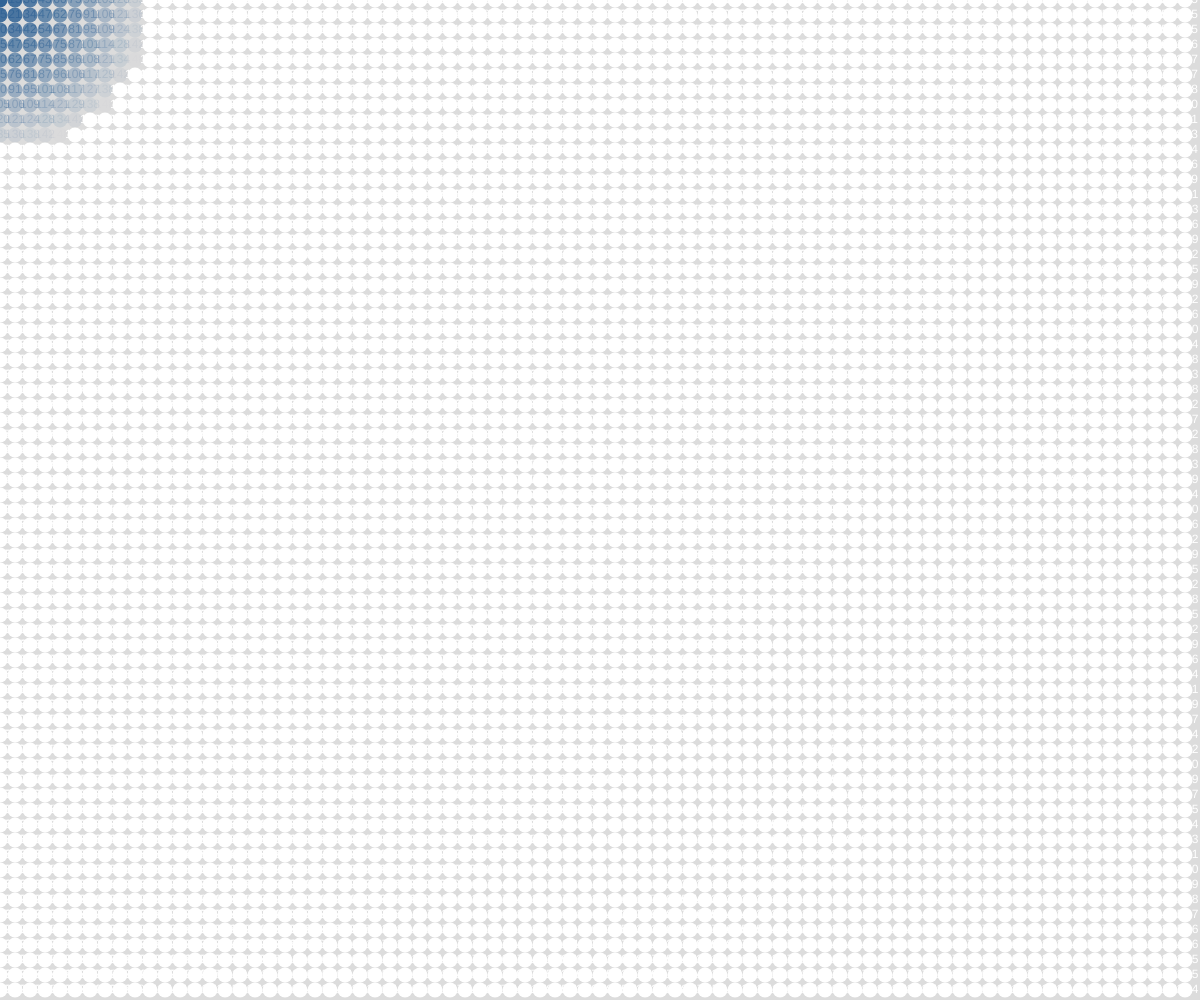
Frame 1 (no input)
Frame 60 (no input): identical to frame 1, image omitted
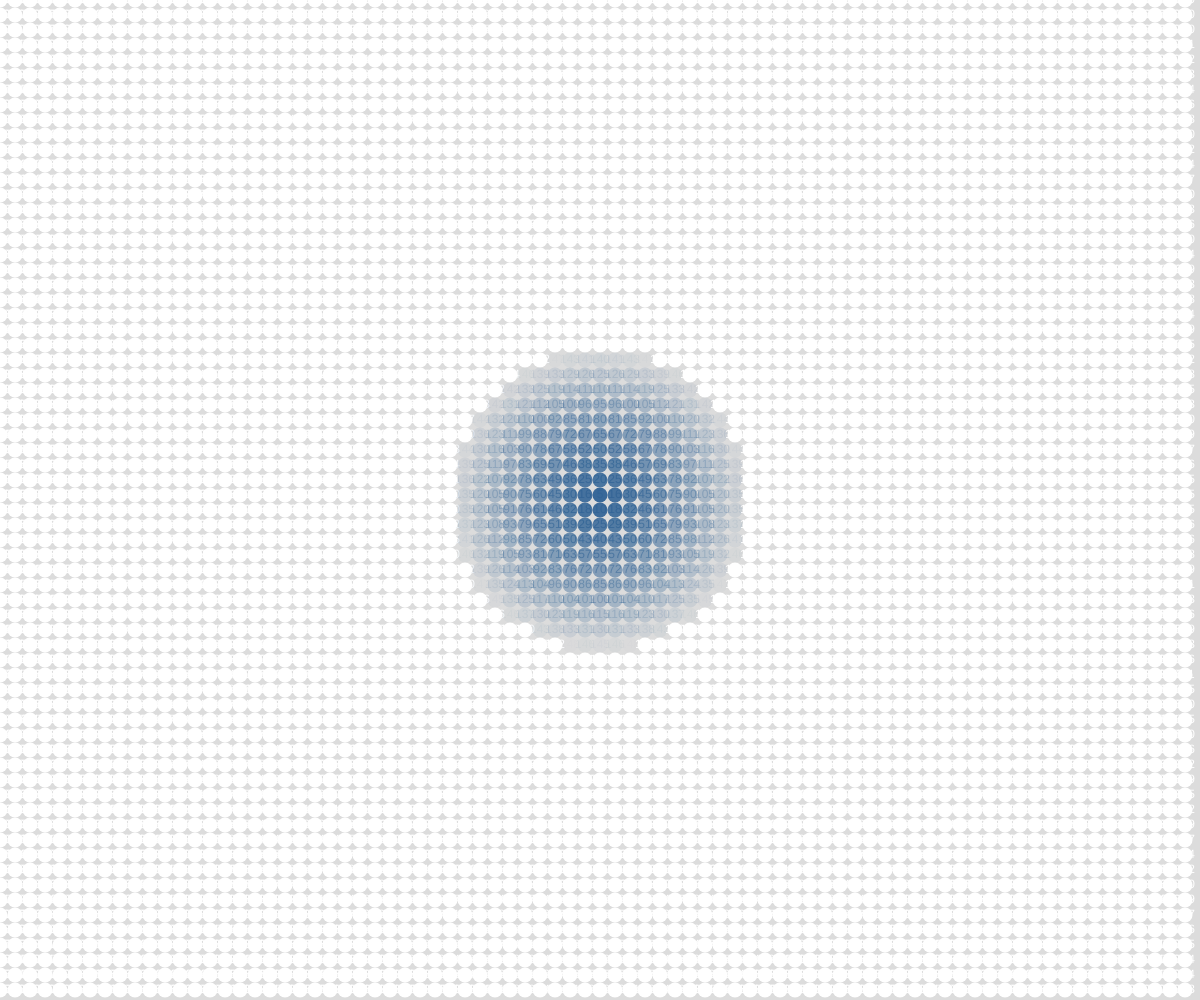
Frame 120 (the mouse pressed at the canvas centre since frame 60)

The p5.js sketch that drew these frames (run headless with seeded random() and noise() and a simulated clock; from frame 60 on, the mouse is pressed at the canvas centre):

// p5.js sketch
// ── sketch.js
// Drawing with Nested Loops
// Mr. Scott
// March 7, 2025

let gridSpacing = 15;

function setup() {
  createCanvas(windowWidth, windowHeight);
  loopReview();
}

function draw() {
  background(220);
  renderGrid();
}

function roundedDist(x1, y1, x2, y2){
  // take two coordinate points and return
  // the distance between, but rounded
  let a = abs(x1-x2);
  let b = abs(y1-y2);
  let c = sqrt(sq(a)+sq(b));
  return round(c);
}

function renderGrid(){
  //use nested loop to draw objects in a grid arrangement
  for(let x = 0; x < width; x += gridSpacing ){
    for(let y = 0; y < height; y += gridSpacing){
      let d = roundedDist(x,y,mouseX,mouseY);
      //set fill value based on the proximity to mouse
      let alpha = map(d,0,150,255,0);
      if(d < 150){
        fill(50,100,150,alpha);  noStroke();
      }
      else{
        fill(255);
      }
      circle(x,y,gridSpacing);
      
      textAlign(CENTER,CENTER);
      text(d,x,y);
    }
  }
}

function loopReview(){
  //quickly recap single and nested loops
  for(let x = 0;  x <= 40; x = x + 20){ //x: 0  20  40
    for(let y = 0; y <= 40; y += 20){ //y: 0  20  40
      print(x,y);
    }
  }
}
